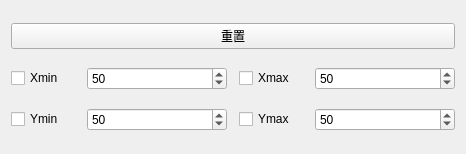
<?xml version="1.0" encoding="UTF-8"?>
<ui version="4.0">
 <class>formtest</class>
 <widget class="QWidget" name="formtest">
  <property name="geometry">
   <rect>
    <x>0</x>
    <y>0</y>
    <width>466</width>
    <height>154</height>
   </rect>
  </property>
  <property name="windowTitle">
   <string>Form</string>
  </property>
  <layout class="QGridLayout" name="gridLayout">
   <property name="sizeConstraint">
    <enum>QLayout::SetDefaultConstraint</enum>
   </property>
   <item row="3" column="0">
    <widget class="QCheckBox" name="ck_low_3">
     <property name="sizePolicy">
      <sizepolicy hsizetype="Expanding" vsizetype="Fixed">
       <horstretch>1</horstretch>
       <verstretch>0</verstretch>
      </sizepolicy>
     </property>
     <property name="whatsThis">
      <string>islowpass</string>
     </property>
     <property name="text">
      <string>Ymin</string>
     </property>
    </widget>
   </item>
   <item row="0" column="0" colspan="5">
    <widget class="QPushButton" name="btn_rest">
     <property name="text">
      <string>重置</string>
     </property>
    </widget>
   </item>
   <item row="1" column="4">
    <widget class="QSpinBox" name="sb_low_2">
     <property name="sizePolicy">
      <sizepolicy hsizetype="Expanding" vsizetype="Fixed">
       <horstretch>2</horstretch>
       <verstretch>0</verstretch>
      </sizepolicy>
     </property>
     <property name="whatsThis">
      <string>lowpass</string>
     </property>
     <property name="minimum">
      <number>1</number>
     </property>
     <property name="maximum">
      <number>100</number>
     </property>
     <property name="value">
      <number>50</number>
     </property>
    </widget>
   </item>
   <item row="1" column="1">
    <widget class="QSpinBox" name="sb_low">
     <property name="sizePolicy">
      <sizepolicy hsizetype="Expanding" vsizetype="Fixed">
       <horstretch>2</horstretch>
       <verstretch>0</verstretch>
      </sizepolicy>
     </property>
     <property name="whatsThis">
      <string>lowpass</string>
     </property>
     <property name="minimum">
      <number>1</number>
     </property>
     <property name="maximum">
      <number>100</number>
     </property>
     <property name="value">
      <number>50</number>
     </property>
    </widget>
   </item>
   <item row="1" column="3">
    <widget class="QCheckBox" name="ck_low_2">
     <property name="sizePolicy">
      <sizepolicy hsizetype="Expanding" vsizetype="Fixed">
       <horstretch>1</horstretch>
       <verstretch>0</verstretch>
      </sizepolicy>
     </property>
     <property name="whatsThis">
      <string>islowpass</string>
     </property>
     <property name="text">
      <string>Xmax</string>
     </property>
    </widget>
   </item>
   <item row="3" column="1">
    <widget class="QSpinBox" name="sb_low_4">
     <property name="sizePolicy">
      <sizepolicy hsizetype="Expanding" vsizetype="Fixed">
       <horstretch>2</horstretch>
       <verstretch>0</verstretch>
      </sizepolicy>
     </property>
     <property name="whatsThis">
      <string>lowpass</string>
     </property>
     <property name="minimum">
      <number>1</number>
     </property>
     <property name="maximum">
      <number>100</number>
     </property>
     <property name="value">
      <number>50</number>
     </property>
    </widget>
   </item>
   <item row="1" column="0">
    <widget class="QCheckBox" name="ck_low">
     <property name="sizePolicy">
      <sizepolicy hsizetype="Expanding" vsizetype="Fixed">
       <horstretch>1</horstretch>
       <verstretch>0</verstretch>
      </sizepolicy>
     </property>
     <property name="whatsThis">
      <string>islowpass</string>
     </property>
     <property name="text">
      <string>Xmin</string>
     </property>
    </widget>
   </item>
   <item row="3" column="4">
    <widget class="QSpinBox" name="sb_low_3">
     <property name="sizePolicy">
      <sizepolicy hsizetype="Expanding" vsizetype="Fixed">
       <horstretch>2</horstretch>
       <verstretch>0</verstretch>
      </sizepolicy>
     </property>
     <property name="whatsThis">
      <string>lowpass</string>
     </property>
     <property name="minimum">
      <number>1</number>
     </property>
     <property name="maximum">
      <number>100</number>
     </property>
     <property name="value">
      <number>50</number>
     </property>
    </widget>
   </item>
   <item row="3" column="3">
    <widget class="QCheckBox" name="ck_low_4">
     <property name="sizePolicy">
      <sizepolicy hsizetype="Expanding" vsizetype="Fixed">
       <horstretch>1</horstretch>
       <verstretch>0</verstretch>
      </sizepolicy>
     </property>
     <property name="whatsThis">
      <string>islowpass</string>
     </property>
     <property name="text">
      <string>Ymax</string>
     </property>
    </widget>
   </item>
  </layout>
 </widget>
 <resources/>
 <connections/>
</ui>
